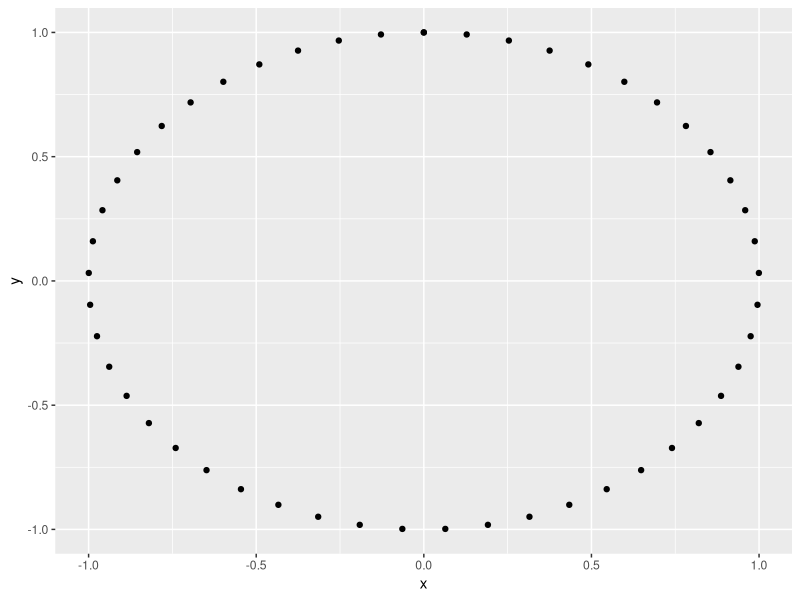
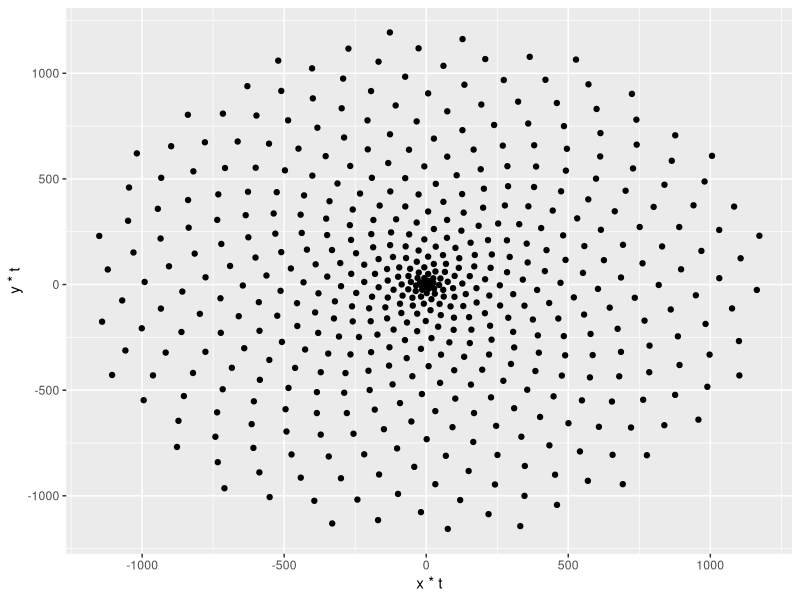
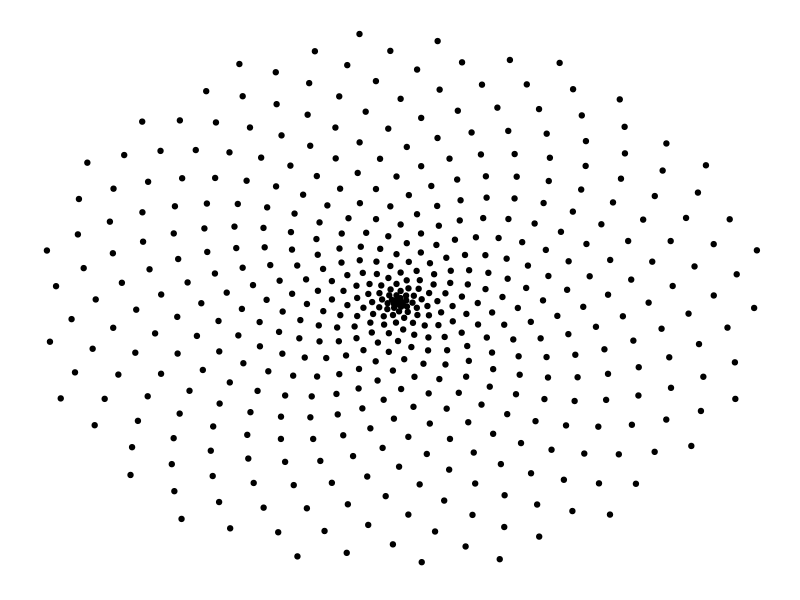
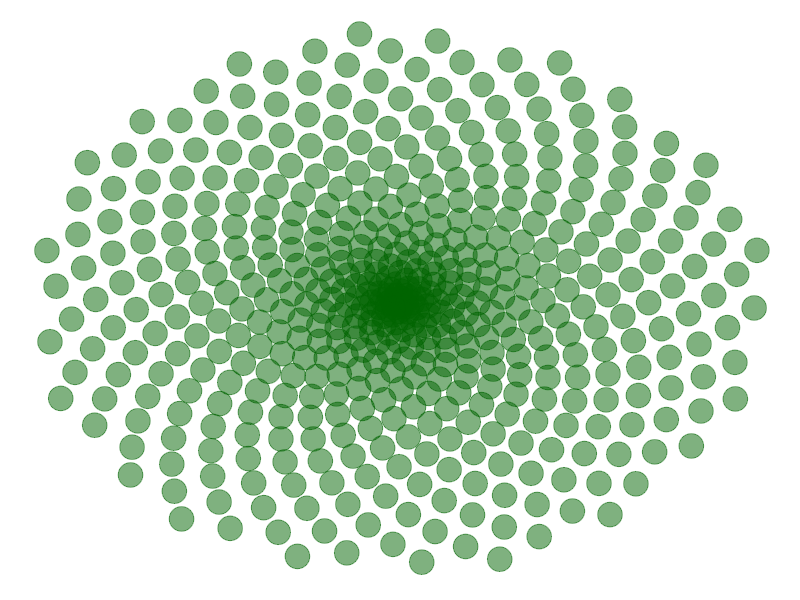
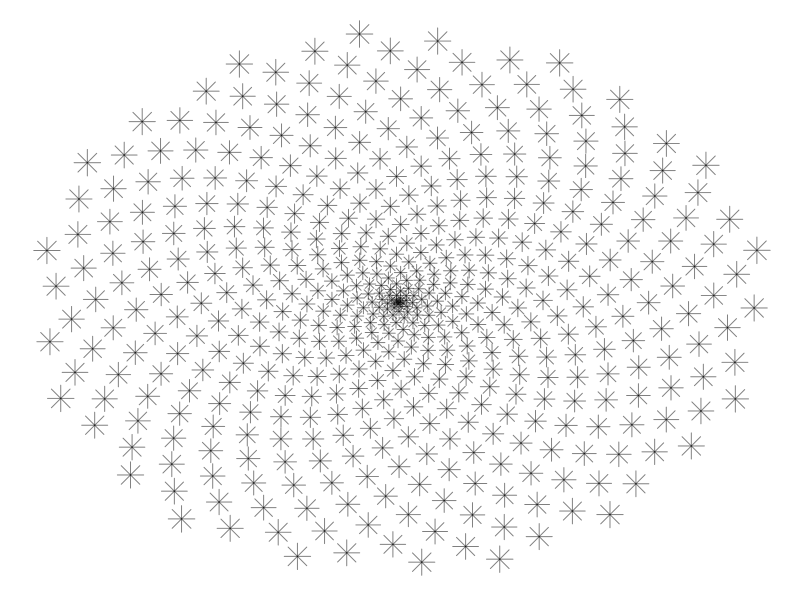
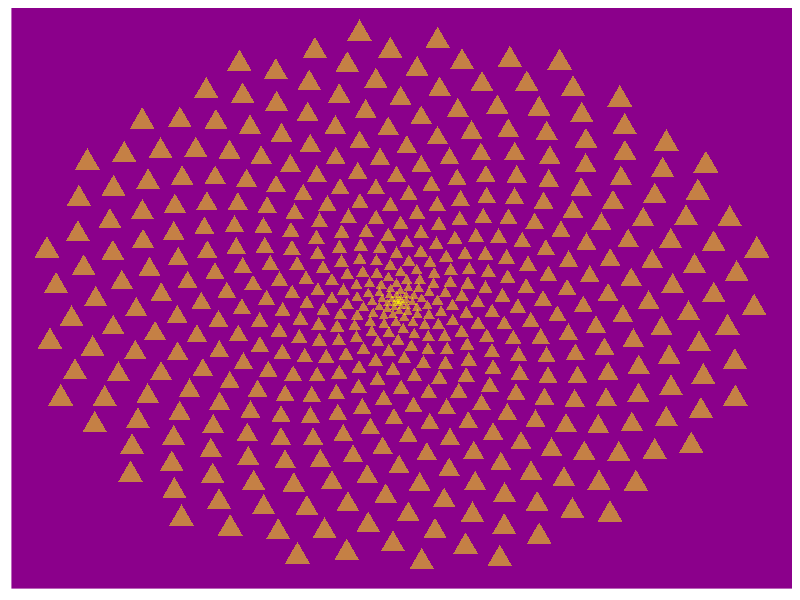
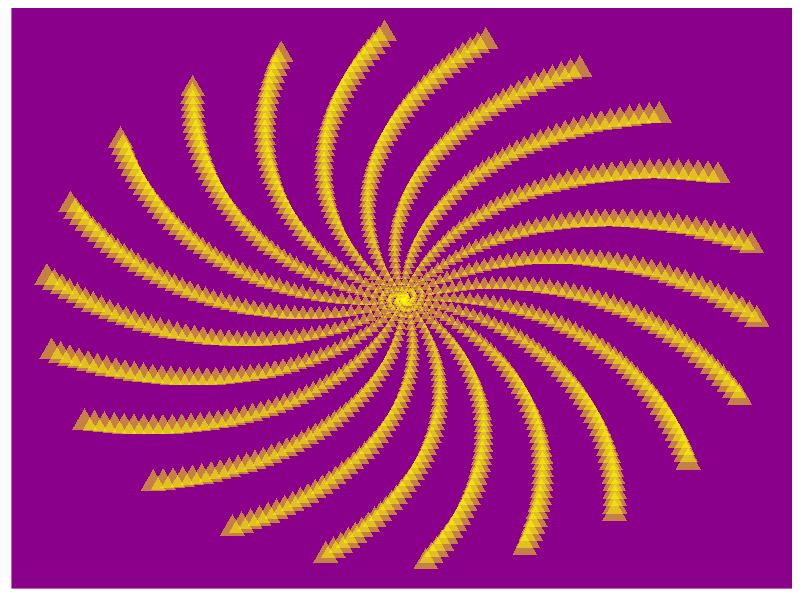
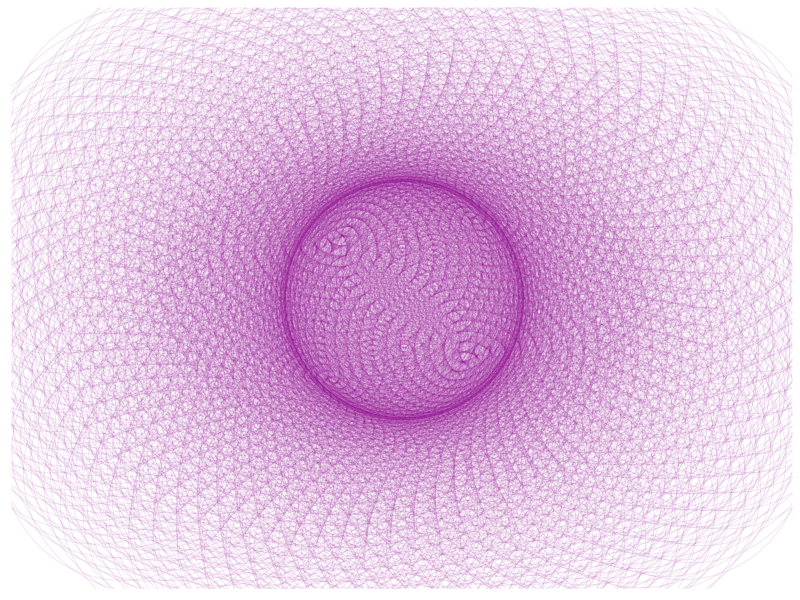

Generate these figures, in order, with R:
## ---- chunk 1
knitr::opts_chunk$set(echo = TRUE)

knitr::opts_chunk$set(
  fig.width = 6,
  fig.asp = .9,
  out.width = "80%"
)

library(tidyverse)
## ---- chunk 2

t <- seq(0, 2*pi, length.out = 50)
x <- sin(t)
y <- cos(t)
df <- data.frame(t, x, y)

# Make a scatter plot of points in a circle
p <- ggplot(df, aes(x, y))
p + geom_point()
## ---- chunk 3
# Defining the number of points
points = 500

# Defining the Golden Angle
angle = pi * (3 - sqrt(5))

t <- (1:points) * angle
x <- sin(t)
y <- cos(t)
df <- data.frame(t, x, y)

# Make a scatter plot of points in a spiral
p <- ggplot(df, aes(x*t, y*t))
p + geom_point()
## ---- chunk 4
df <- data.frame(t, x, y)

# Make a scatter plot of points in a spiral
p <- ggplot(df, aes(x*t, y*t))
p + geom_point() + theme(legend.position = "none",
        panel.grid = element_blank(),
        axis.title = element_blank(),
        axis.text = element_blank(),
        axis.ticks = element_blank(),
        panel.background = element_rect(fill = 'white'))
## ---- chunk 5
p <- ggplot(df, aes(x*t, y*t))
p + geom_point(size = 8, alpha = 0.5, color = "darkgreen") + theme(legend.position = "none",
        panel.grid = element_blank(),
        axis.title = element_blank(),
        axis.text = element_blank(),
        axis.ticks = element_blank(),
        panel.background = element_rect(fill = 'white'))
## ---- chunk 6
p <- ggplot(df, aes(x*t, y*t))
p + geom_point(aes(size = t), color = 'black', alpha = 0.5, shape = 8) + theme(legend.position = "none",
        panel.grid = element_blank(),
        axis.title = element_blank(),
        axis.text = element_blank(),
        axis.ticks = element_blank(),
        panel.background = element_rect(fill = 'white'))
## ---- chunk 7
p <- ggplot(df, aes(x*t, y*t))
p + geom_point(aes(size = t), color = 'yellow', alpha = 0.5, shape = 17) + theme(legend.position = "none",
        panel.grid = element_blank(),
        axis.title = element_blank(),
        axis.text = element_blank(),
        axis.ticks = element_blank(),
        panel.background = element_rect(fill = 'darkmagenta'))
## ---- chunk 8
angle <- 2.0
points <- 1000

t <- (1:points)*angle
x <- sin(t)
y <- cos(t)

df <- data.frame(t, x, y)

p <- ggplot(df, aes(x*t, y*t))

p + geom_point(aes(size = t), color = 'yellow', alpha = 0.5, shape = 17) + theme(legend.position = "none",
        panel.grid = element_blank(),
        axis.title = element_blank(),
        axis.text = element_blank(),
        axis.ticks = element_blank(),
        panel.background = element_rect(fill = 'darkmagenta'))
## ---- chunk 9
angle <- 13 * pi/180
points <- 2000

t <- (1:points)*angle
x <- sin(t)
y <- cos(t)

df <- data.frame(t, x, y)

p <- ggplot(df, aes(x*t, y*t)) 

p + geom_point(size= 80, color = 'magenta4', alpha = 0.1, shape = 1) + theme(legend.position = "none",
        panel.grid = element_blank(),
        axis.title = element_blank(),
        axis.text = element_blank(),
        axis.ticks = element_blank(),
        panel.background = element_rect(fill = 'white'))
